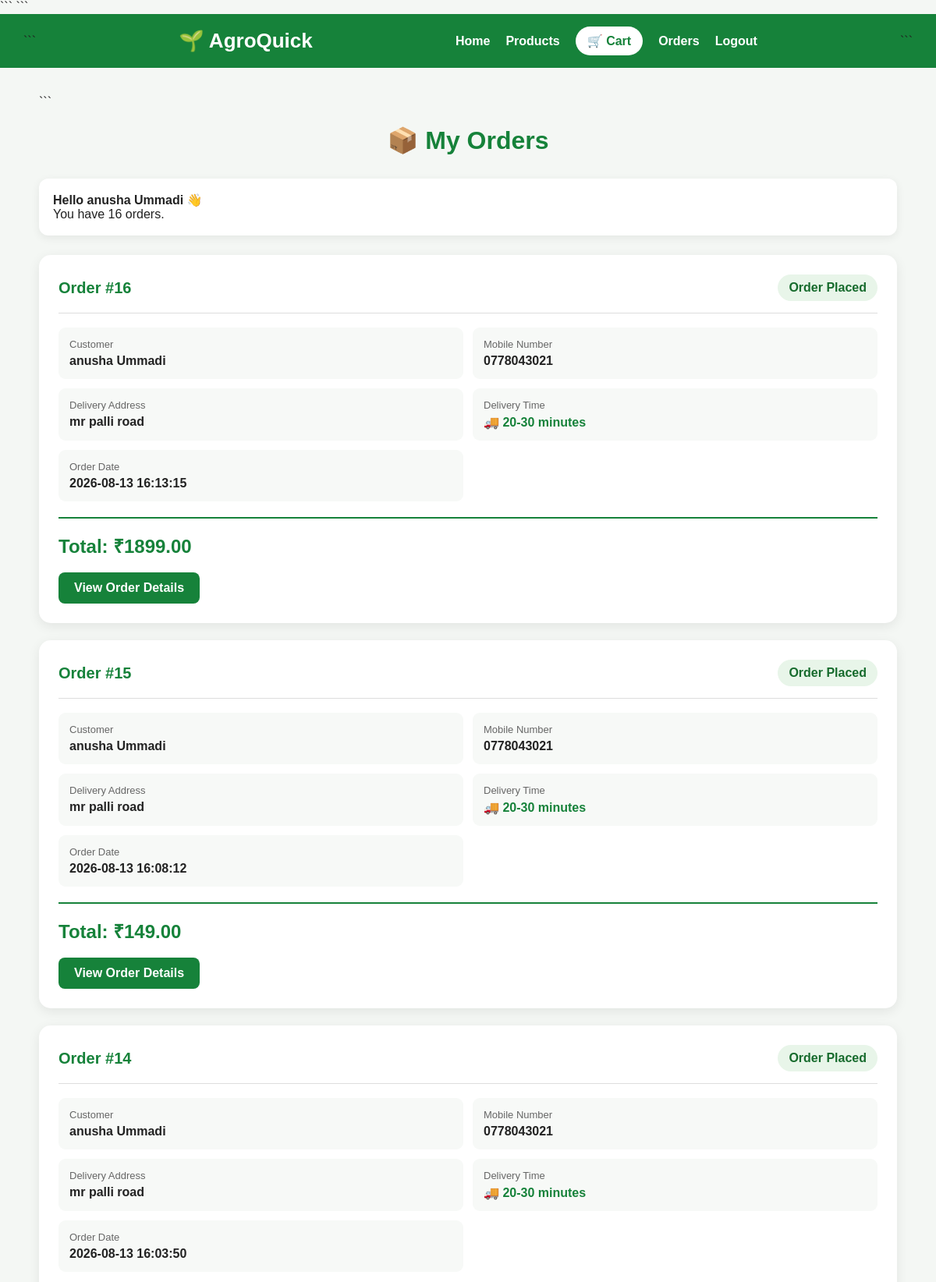
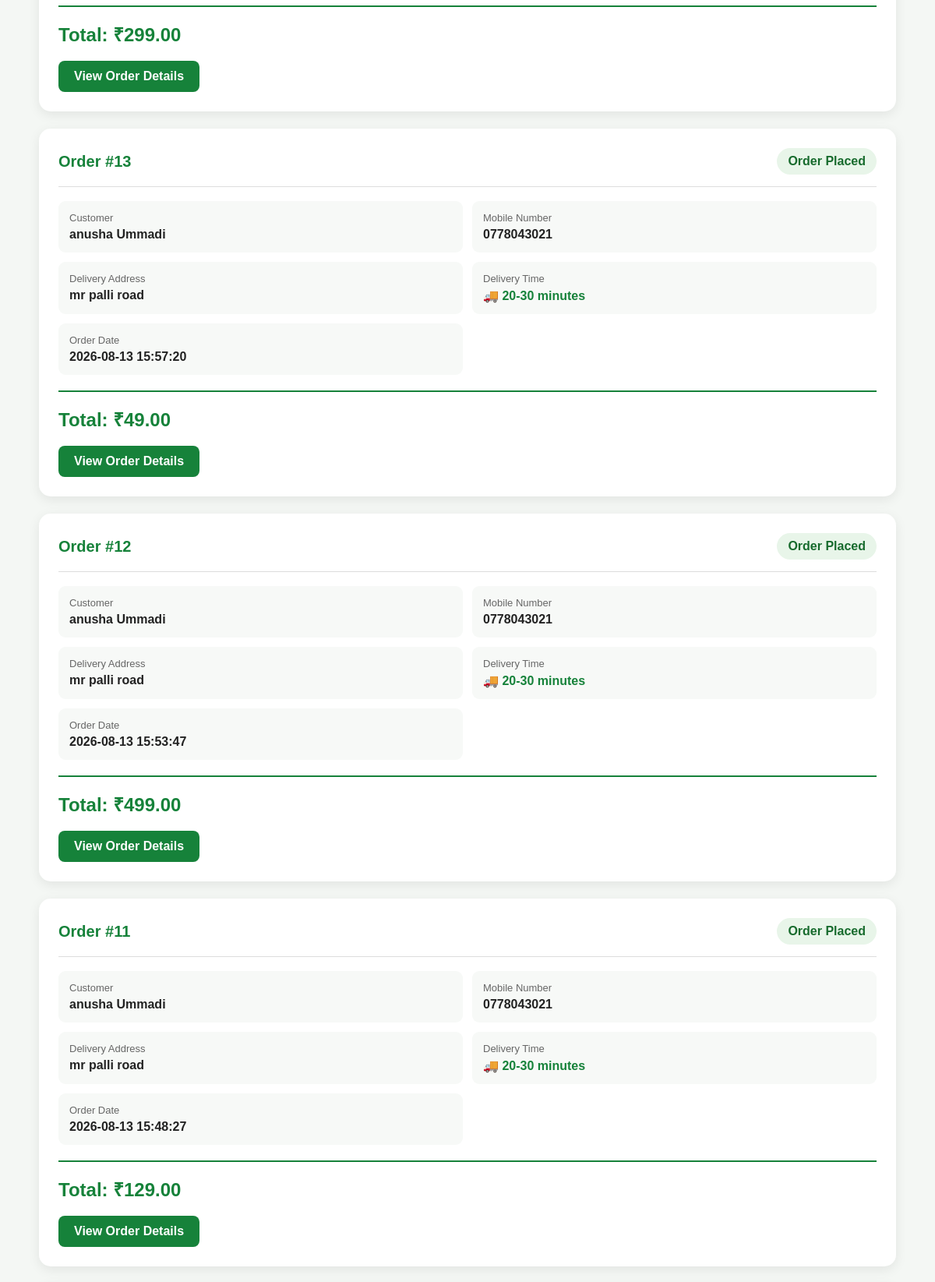
/orders (signed in, upper part), run on the app's committed database (2 pictures, top to bottom).
### tables this page shows
CREATE TABLE orders (
            id INTEGER PRIMARY KEY AUTOINCREMENT,
            user_id INTEGER,
            customer_name TEXT,
            phone TEXT,
            address TEXT,
            total REAL,
            status TEXT,
            delivery_time TEXT,
            created_at TEXT
        );

### app.py (the view)
@app.route("/orders")
@location_required
def orders():
    db = get_db()
    orders_list = db.execute(
        """
        SELECT *
        FROM orders
        WHERE user_id=?
        ORDER BY id DESC
        """,
        (session["user_id"],)
    ).fetchall()
    db.close()
    return render_template(
        "orders.html",
        orders=orders_list
    )

### app.py (called while the page is built)
def get_db():
    db = sqlite3.connect(DATABASE)
    db.row_factory = sqlite3.Row
    return db

def location_required(function):
    @wraps(function)
    def wrapper(*args, **kwargs):
        if "user_id" not in session:
            return redirect(url_for("login"))
        if not session.get("user_location"):
            return redirect(url_for("location"))
        return function(*args, **kwargs)
    return wrapper

def cart_count():
    if "user_id" not in session:
        return 0
    db = get_db()
    row = db.execute(
        """
        SELECT COALESCE(SUM(quantity), 0) AS total
        FROM cart_items
        WHERE user_id=?
        """,
        (session["user_id"],)
    ).fetchone()
    db.close()
    return int(row["total"] or 0)

@app.context_processor
def globals_for_templates():
    return {
        "cart_count": cart_count(),
        "user_location": session.get("user_location"),
        "current_user_name": session.get("user_name"),
        "logged_in": "user_id" in session
    }

### templates/orders.html (shortened to what this page needs)
<!DOCTYPE html>
<html lang="en">
<head>
```
</head>
<body>
<nav>
```
<a
    href="{{ url_for('home') }}"
    class="logo"
>
    🌱 AgroQuick
</a>
<div class="nav-links">
    <a href="{{ url_for('home') }}">
        Home
    </a>
    <a href="{{ url_for('products') }}">
        Products
    </a>
    <a href="{{ url_for('cart') }}" class="cart">
        🛒 Cart
    </a>
    <a href="{{ url_for('orders') }}">
        Orders
    </a>
    <a href="{{ url_for('logout') }}">
        Logout
    </a>
</div>
```
</nav>
<div class="container">
```
<h1>📦 My Orders</h1>
{% if orders %}
    <div class="welcome">
        <strong>
            Hello {{ current_user_name or 'Farmer' }} 👋
        </strong>
        <br>
        <span>
            You have {{ orders|length }} order{% if orders|length != 1 %}s{% endif %}.
        </span>
    </div>
    {% for order in orders %}
        <div class="order-card">
            <div class="order-header">
                <div class="order-id">
                    Order #{{ order['id'] }}
                </div>
                <div class="status">
                    {{ order['status'] or 'Order Placed' }}
                </div>
            </div>
            <div class="order-info">
                <div class="info-box">
                    <div class="info-title">
                        Customer
                    </div>
                    <div class="info-value">
                        {{ order['customer_name'] }}
                    </div>
                </div>
                <div class="info-box">
                    <div class="info-title">
                        Mobile Number
                    </div>
                    <div class="info-value">
                        {% if order['phone'] %}
                            {{ order['phone'] }}
                        {% else %}
                            Not provided
                        {% endif %}
                    </div>
                </div>
                <div class="info-box">
                    <div class="info-title">
                        Delivery Address
                    </div>
                    <div class="info-value">
                        {{ order['address'] }}
                    </div>
                </div>
                <div class="info-box">
                    <div class="info-title">
                        Delivery Time
                    </div>
                    <div class="info-value delivery">
                        🚚 {{ order['delivery_time'] or '20-30 minutes' }}
                    </div>
                </div>
                <div class="info-box">
                    <div class="info-title">
                        Order Date
                    </div>
                    <div class="info-value">
                        {{ order['created_at'] }}
                    </div>
                </div>
            </div>
            <div class="total">
                Total: ₹{{ "%.2f"|format(order['total']|float) }}
            </div>
            <a
                href="{{ url_for('order_detail', order_id=order['id']) }}"
                class="view-button"
            >
                View Order Details
            </a>
        </div>
    {% endfor %}
{% endif %}
</div>
</body>
</html>

### templates/orders.html (style rules this page uses)
* { box-sizing: border-box; }
body { margin: 0; font-family: Arial, sans-serif; background: #f4f7f4; color: #222; }
nav { background: #16823a; padding: 16px 30px; display: flex; justify-content: space-between; align-items: center; flex-wrap: wrap; }
.logo { color: white; text-decoration: none; font-size: 26px; font-weight: bold; }
.nav-links { display: flex; gap: 20px; align-items: center; flex-wrap: wrap; }
.nav-links a { color: white; text-decoration: none; font-weight: bold; }
.cart { background: white; color: #16823a !important; padding: 9px 15px; border-radius: 20px; }
.container { width: 92%; max-width: 1100px; margin: 35px auto; }
h1 { text-align: center; color: #16823a; margin-bottom: 30px; }
.welcome { background: white; padding: 18px; border-radius: 12px; margin-bottom: 25px; box-shadow: 0 3px 12px rgba(0,0,0,0.07); }
.order-card { background: white; border-radius: 15px; padding: 25px; margin-bottom: 22px; box-shadow: 0 4px 15px rgba(0,0,0,0.08); }
.order-header { display: flex; justify-content: space-between; align-items: center; gap: 15px; flex-wrap: wrap; border-bottom: 1px solid #ddd; padding-bottom: 15px; }
.order-id { font-size: 20px; font-weight: bold; color: #16823a; }
.status { background: #e8f5e9; color: #176b2d; padding: 8px 14px; border-radius: 20px; font-weight: bold; }
.order-info { display: grid; grid-template-columns: repeat(2, 1fr); gap: 12px; margin-top: 18px; }
.info-box { background: #f7f9f7; padding: 14px; border-radius: 9px; }
.info-title { font-size: 13px; color: #666; margin-bottom: 5px; }
.info-value { font-weight: bold; }
.delivery { color: #16823a; }
.total { margin-top: 20px; padding-top: 18px; border-top: 2px solid #16823a; font-size: 24px; font-weight: bold; color: #16823a; }
.view-button { display: inline-block; margin-top: 18px; background: #16823a; color: white; text-decoration: none; padding: 11px 20px; border-radius: 8px; font-weight: bold; }

### data on the page
orders: id "16", status "Order Placed", customer_name "anusha Ummadi", phone "0778043021", address "mr palli road", delivery_time "20-30 minutes", created_at "2026-08-13 16:13:15", total "1899.00"
orders: id "15", status "Order Placed", customer_name "anusha Ummadi", phone "0778043021", address "mr palli road", delivery_time "20-30 minutes", created_at "2026-08-13 16:08:12", total "149.00"
orders: id "14", status "Order Placed", customer_name "anusha Ummadi", phone "0778043021", address "mr palli road", delivery_time "20-30 minutes", created_at "2026-08-13 16:03:50", total "299.00"
orders: id "13", status "Order Placed", customer_name "anusha Ummadi", phone "0778043021", address "mr palli road", delivery_time "20-30 minutes", created_at "2026-08-13 15:57:20", total "49.00"
orders: id "12", status "Order Placed", customer_name "anusha Ummadi", phone "0778043021", address "mr palli road", delivery_time "20-30 minutes", created_at "2026-08-13 15:53:47", total "499.00"
orders: id "11", status "Order Placed", customer_name "anusha Ummadi", phone "0778043021", address "mr palli road", delivery_time "20-30 minutes", created_at "2026-08-13 15:48:27", total "129.00"

### other printed values
{{ current_user_name or 'Farmer' }} "anusha Ummadi"
{{ orders|length }} "16"
